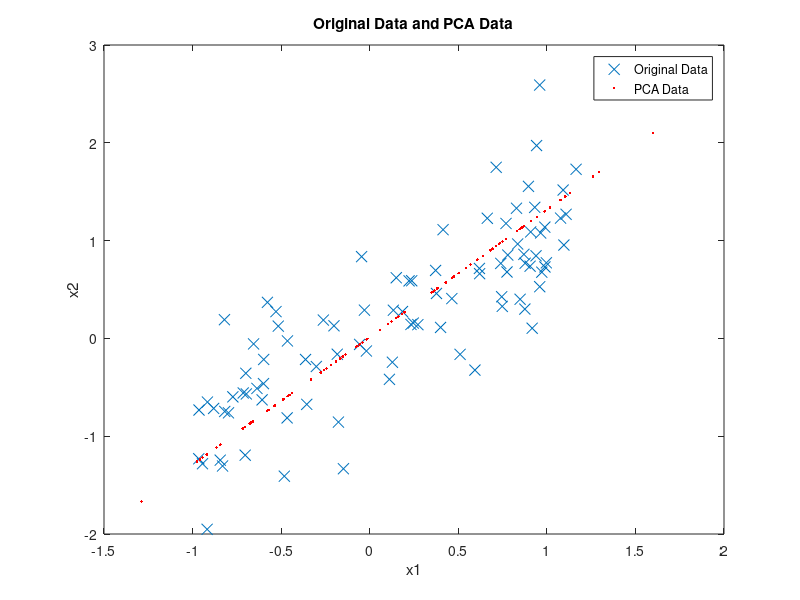

MATLAB code to generate this figure: (Note: this script raises an error after producing the figure.)
clear all
close all
clc

range = 1:0.1:10;
x1 = sin(range)' + 0.1 * randn(length(range), 1);
x2 = sin(range)' + 0.5 * randn(length(range), 1);
data = [x1, x2];
[coeff, score, latent, tsquared, explained, mu] = pca(data, "NumComponents", 1);
data_pca = score * coeff' + mu;

figure;
plot(data(:, 1), data(:, 2), 'x', 'MarkerSize', 8, 'DisplayName', 'Original Data');
hold on;
plot(data_pca(:, 1), data_pca(:, 2), 'r.', 'DisplayName', 'PCA Data');
legend;
xlabel('x1');
ylabel('x2');
title('Original Data and PCA Data');
hold off;

[coeff2, score2, latent, tsquared, explained, mu2] = pca(data, "NumComponents", 1);
data_pca2 = score2 * coeff2' + mu2;

figure;
histogram(size(data), 'FaceColor', 'b', 'DisplayName', 'Original Data');
hold on;
histogram(size(data_pca2), 'FaceColor', 'r', 'DisplayName', 'PCA Data');
title('Histogram of Original Data and PCA Data');
xlabel('Value');
ylabel('Frequency');
legend;
hold off;
